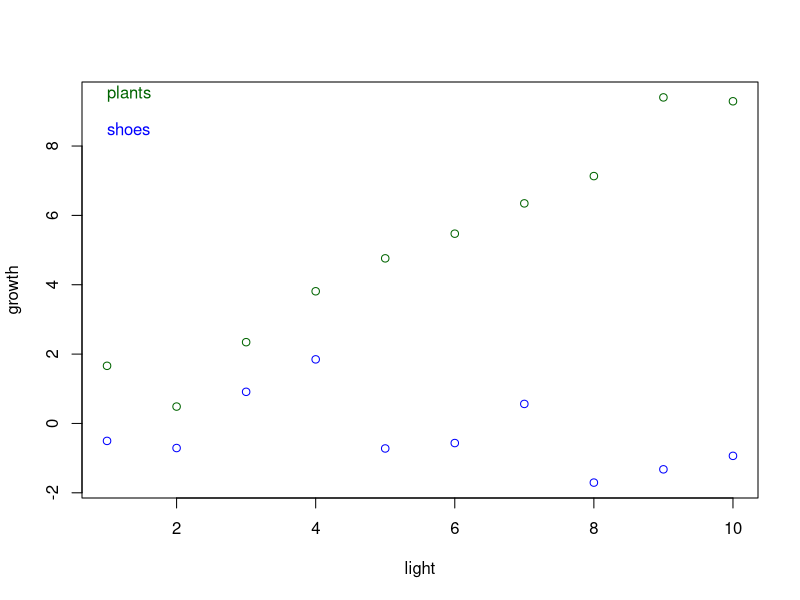
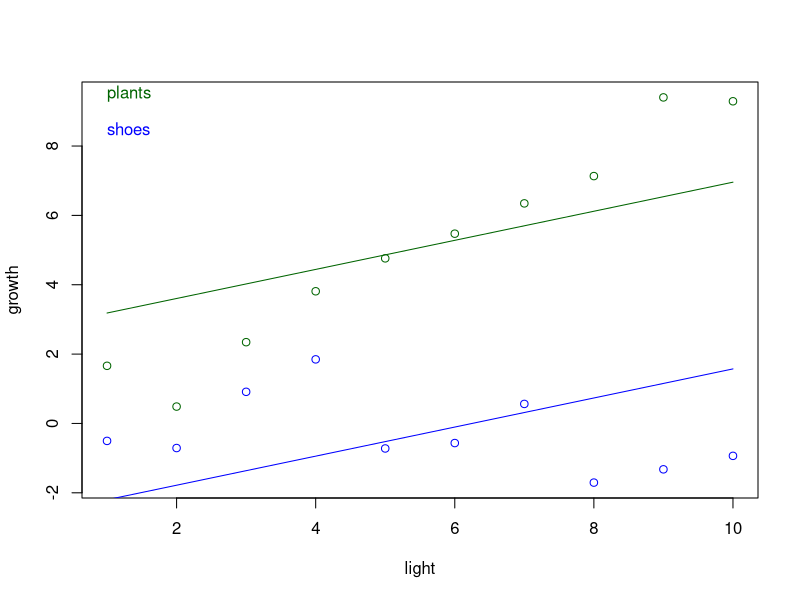
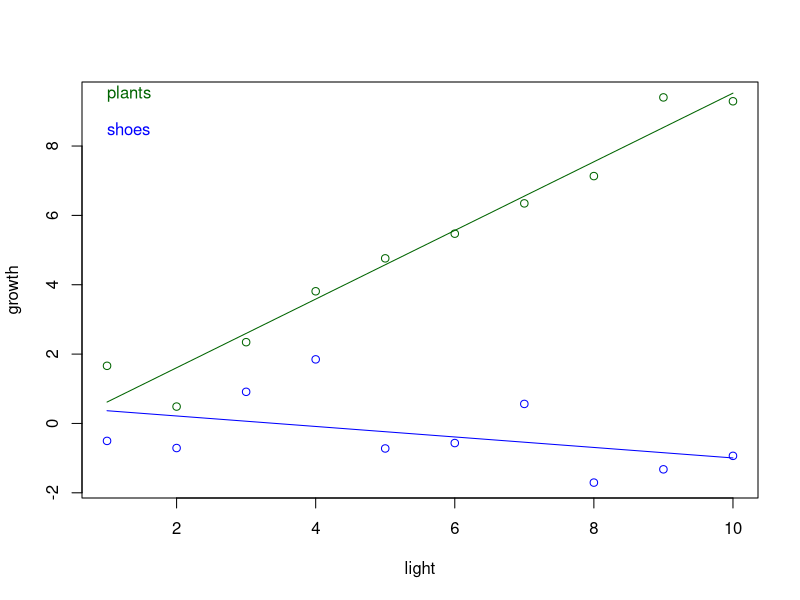

These charts were generated, in order, by the following R code:
# an example script demonstrating what the output from GLM means.

# created 20140821
# Jon Sullivan, jonsullivan.canterburynature.org

# dummy data on how much plants and shoes grow in a month in different light levels. Assume that plants and shoes are chosen at random at the start of the month, weighed, then placed at random in one of ten light levels, then weighed again at the end of a month. The rnorm adds some random noise to the data (which could be due to measurement error, differences in humidity, differences in plant growth not due to light, etc.). This means that the results of this script will be a little bit different each time it's run.
mydata <- data.frame (light = c(1:10,1:10), type = c(rep("shoe",10), rep("plant",10)) , growth = c(rnorm(10, 0, 1), (c(1:10) + rnorm(10,0,1))))
mydata

# inspect the data
plot (growth ~ light, data = mydata[mydata$type == "plant",], ylim = c(min(mydata$growth), max(mydata$growth)), col = "darkgreen")
points (growth ~ light, data = mydata[mydata$type == "shoe",], col = "blue")
text (1,9.5,"plants", col = "darkgreen", adj = 0)
text (1,8.5,"shoes", col = "blue", adj = 0)

# now make a GLM model of growth, first without interactions.

# This model fits a straight line (linear relationship) to the effects of light and type on growth. 
model1 <- glm (growth ~ light + type, data = mydata)
summary (model1)

# The Pr(>|t|) is the probability that each result could have been a result of chance.
# It shows that light increases growth (the light estimate is postive), and plants grow faster than shoes (the type estimate is negative).

# The Estimate column gives the parameters of the equation that the model is fitting to the data.
# here's that column separately (the first column of the coefficients)
summary (model1)$coefficients[,1]

# let's save those coefficients as separate R objects to keep track of them more easily.
model1_intercept_coef <- summary (model1)$coefficients[1,1]
model1_light_coef <- summary (model1)$coefficients[2,1]
model1_typeshoe_coef <- summary (model1)$coefficients[3,1]

# to build the GLM equation, I need to first make an R object that is the model1_typeshoe_coef when type is shoe and is zero when type is plant.
model1_type_coef <- as.character (mydata$type)
model1_type_coef [which (model1_type_coef == "shoe") ] <- model1_typeshoe_coef
model1_type_coef [which (model1_type_coef == "plant") ] <- 0
model1_type_coef <- as.numeric (model1_type_coef)

# the equation being fitted is by the GLM model is
mydata$growth_predicted = model1_intercept_coef + model1_light_coef * mydata$light + model1_type_coef
# in other words, growth = intercept + light_coef * light + if (type == "shoe", type_coef)

# note that the function predict gives the same result
predict (model1)

# add these predictions to the plot of our data
plot (growth ~ light, data = mydata[mydata$type == "plant",], ylim = c(min(mydata$growth), max(mydata$growth)), col = "darkgreen")
points (growth ~ light, data = mydata[mydata$type == "shoe",], col = "blue")
text (1,9.5,"plants", col = "darkgreen", adj = 0)
text (1,8.5,"shoes", col = "blue", adj = 0)
curve(model1_intercept_coef + model1_light_coef * x, 1, 10, col = "darkgreen", add = TRUE)
curve(model1_intercept_coef + model1_light_coef * x + model1_typeshoe_coef, 1, 10, col = "blue", add = TRUE)



# But there's clearly an important piece missing here. Our conclusion is that the effects of light on growth are different for plants and shoes. But we've missed the point that there's no effect of light on shoes. The slopes of the two lines should be different. Modelling that requires an interaction between light and type.

# here's a model now with the interaction of light and type included, as light:type.
model2 <- glm (growth ~ light + type + light:type, data = mydata)
# note that the asterisk (light*type) syntax can be used as shorthand for all of light + type + light:type
# model2 <- glm (growth ~ light*type, data = mydata)
summary (model2)

# now we can see a different result. There is a significant positive light effect on growth, no effect of type, and a significant interaction. Interpreting the main effects of light and type requires making sense of the interaction.


# The Estimate column gives the parameters of the equation that the model is fitting to the data.
# here's that column outputted separately (the first column of the coefficients)
summary (model2)$coefficients[,1]

# let's save those coefficients as separate R objects to keep track of them more easily.
model2_intercept_coef <- summary (model2)$coefficients[1,1]
model2_light_coef <- summary (model2)$coefficients[2,1]
model2_typeshoe_coef <- summary (model2)$coefficients[3,1]
model2_light_typeshoe_coef <- summary (model2)$coefficients[4,1]

# to build the equation, I need to first make an R object that contains the model2_typeshoe_coef coefficient when type is shoe and a zero with type is plant.
# note that this is not really necessary, as predict will output the same results of this equation, and you can plot the lines on the graph using curve and the above coefficients. I leave these steps here to better explain what predict does.
model2_type_coef <- as.character (mydata$type)
model2_type_coef [which (model2_type_coef == "shoe") ] <- model2_typeshoe_coef
model2_type_coef [which (model2_type_coef == "plant") ] <- 0
model2_type_coef <- as.numeric (model2_type_coef)

model2_interaction_coef <- as.character (mydata$type)
model2_interaction_coef [which (model2_interaction_coef == "shoe") ] <- model2_light_typeshoe_coef *  mydata$light [which (model2_interaction_coef == "shoe") ]
model2_interaction_coef [which (model2_interaction_coef == "plant") ] <- 0
model2_interaction_coef <- as.numeric (model2_interaction_coef)

# the equation being fitted is
mydata$growth_predicted2 = model2_intercept_coef + model2_light_coef * mydata$light + model2_type_coef + model2_interaction_coef 
# in other words, growth = intercept + light_coef * light + if (type == "shoe", type_coef)

# note that the function predict does the same thing
predict (model2)

# add these predictions to the plot of our data
plot (growth ~ light, data = mydata[mydata$type == "plant",], ylim = c(min(mydata$growth), max(mydata$growth)), col = "darkgreen")
points (growth ~ light, data = mydata[mydata$type == "shoe",], col = "blue")
text (1,9.5,"plants", col = "darkgreen", adj = 0)
text (1,8.5,"shoes", col = "blue", adj = 0)
curve(model2_intercept_coef + model2_light_coef * x, 1, 10, col = "darkgreen", add = TRUE)
curve(model2_intercept_coef + model2_light_coef * x + model2_typeshoe_coef + model2_light_typeshoe_coef * x, 1, 10, col = "blue", add = TRUE)

# note the very important difference. The slopes of the lines through the plant and shoe data are different. This is the interaction. You can see that light increases plant growth but it has no effect on shoe growth (as we would expect).

# of course, in an apples and oranges data set like this, it would have made more sense to separate plants and shoes into separate analyses. There's no reason I can think of that we would want to have compared the growth of plants and shoes. In real life though, it's not always that easy to know in advance that two treatments will behave so differently.

